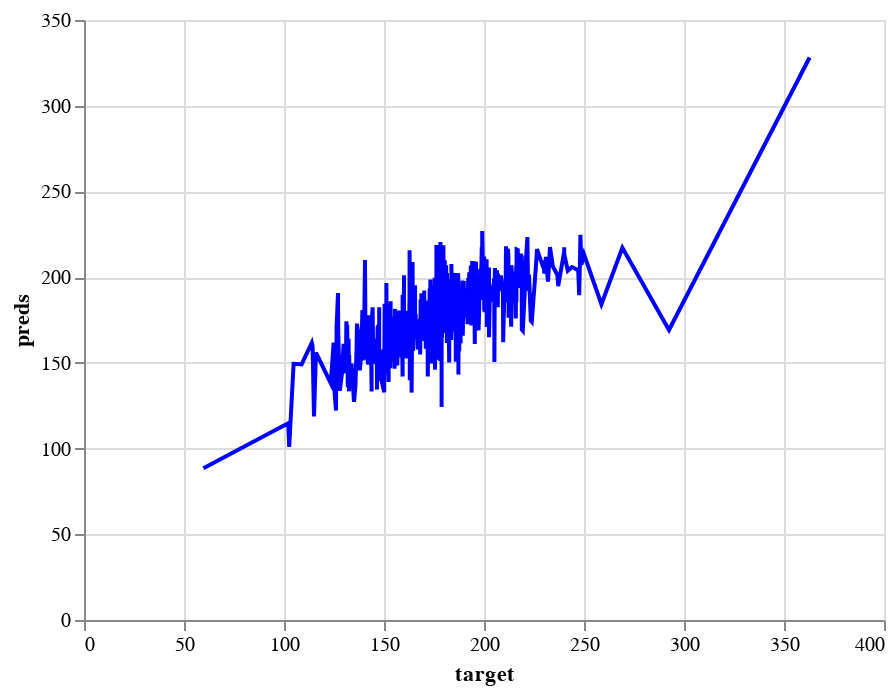

This figure's notebook cell:
### Code cell
# Create a line chart with y as the x-axis and y_preds as y-axis and combine it with previous chart
line_chart2_test = alt.Chart(pd.DataFrame({'target': y_test, 'preds': y_test_preds})).mark_line(color='blue').encode(
    x='target',
    y='preds'
)
line_chart2_test

### Figure 1 — Vega-Lite specification as saved in the notebook (floating-point values rounded to 4 significant figures; data arrays with more than 128 entries replaced by an {"elided": "..."} marker saying what was removed)
{"config": {"view": {"continuousWidth": 400, "continuousHeight": 300}}, "data": {"name": "data-0090918a6484c4d60330c04e986a4fa9"}, "mark": {"type": "line", "color": "blue"}, "encoding": {"x": {"field": "target", "type": "quantitative"}, "y": {"field": "preds", "type": "quantitative"}}, "$schema": "https://vega.github.io/schema/vega-lite/v4.17.0.json", "datasets": {"data-0090918a6484c4d60330c04e986a4fa9": {"elided": "609 records"}}}
